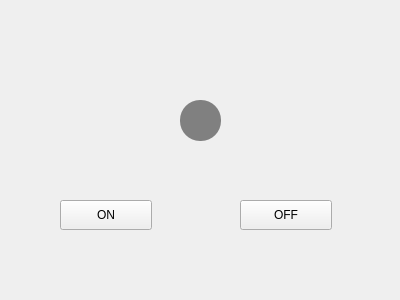
<?xml version="1.0" encoding="UTF-8"?>
<ui version="4.0">
 <class>Form</class>
 <widget class="QWidget" name="Form">
  <property name="geometry">
   <rect>
    <x>0</x>
    <y>0</y>
    <width>400</width>
    <height>300</height>
   </rect>
  </property>
  <property name="windowTitle">
   <string>Form</string>
  </property>
  <property name="styleSheet">
   <string notr="true"/>
  </property>
  <widget class="QPushButton" name="pushButton">
   <property name="geometry">
    <rect>
     <x>60</x>
     <y>200</y>
     <width>92</width>
     <height>30</height>
    </rect>
   </property>
   <property name="text">
    <string>ON</string>
   </property>
  </widget>
  <widget class="QPushButton" name="pushButton_2">
   <property name="geometry">
    <rect>
     <x>240</x>
     <y>200</y>
     <width>92</width>
     <height>30</height>
    </rect>
   </property>
   <property name="text">
    <string>OFF</string>
   </property>
  </widget>
  <widget class="QLabel" name="label_led">
   <property name="geometry">
    <rect>
     <x>180</x>
     <y>100</y>
     <width>41</width>
     <height>41</height>
    </rect>
   </property>
   <property name="styleSheet">
    <string notr="true">background-color: gray;
border-radius: 20px;</string>
   </property>
   <property name="text">
    <string/>
   </property>
  </widget>
 </widget>
 <resources/>
 <connections/>
</ui>
